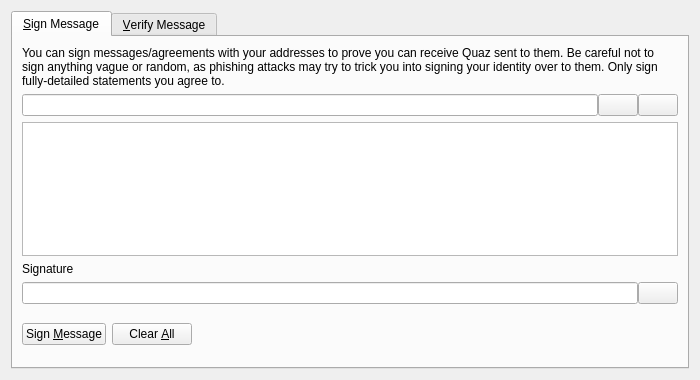
<?xml version="1.0" encoding="UTF-8"?>
<ui version="4.0">
 <class>SignVerifyMessageDialog</class>
 <widget class="QDialog" name="SignVerifyMessageDialog">
  <property name="geometry">
   <rect>
    <x>0</x>
    <y>0</y>
    <width>700</width>
    <height>380</height>
   </rect>
  </property>
  <property name="windowTitle">
   <string>Signatures - Sign / Verify a Message</string>
  </property>
  <property name="modal">
   <bool>true</bool>
  </property>
  <layout class="QVBoxLayout" name="verticalLayout">
   <item>
    <widget class="QTabWidget" name="tabWidget">
     <property name="currentIndex">
      <number>0</number>
     </property>
     <widget class="QWidget" name="tabSignMessage">
      <attribute name="title">
       <string>&amp;Sign Message</string>
      </attribute>
      <layout class="QVBoxLayout" name="verticalLayout_SM">
       <item>
        <widget class="QLabel" name="infoLabel_SM">
         <property name="text">
          <string>You can sign messages/agreements with your addresses to prove you can receive Quaz sent to them. Be careful not to sign anything vague or random, as phishing attacks may try to trick you into signing your identity over to them. Only sign fully-detailed statements you agree to.</string>
         </property>
         <property name="textFormat">
          <enum>Qt::PlainText</enum>
         </property>
         <property name="wordWrap">
          <bool>true</bool>
         </property>
        </widget>
       </item>
       <item>
        <layout class="QHBoxLayout" name="horizontalLayout_1_SM">
         <property name="spacing">
          <number>0</number>
         </property>
         <item>
          <widget class="QValidatedLineEdit" name="addressIn_SM">
           <property name="toolTip">
            <string>The Quaz address to sign the message with</string>
           </property>
          </widget>
         </item>
         <item>
          <widget class="QPushButton" name="addressBookButton_SM">
           <property name="toolTip">
            <string>Choose previously used address</string>
           </property>
           <property name="text">
            <string/>
           </property>
           <property name="shortcut">
            <string>Alt+A</string>
           </property>
           <property name="autoDefault">
            <bool>false</bool>
           </property>
          </widget>
         </item>
         <item>
          <widget class="QPushButton" name="pasteButton_SM">
           <property name="toolTip">
            <string>Paste address from clipboard</string>
           </property>
           <property name="text">
            <string/>
           </property>
           <property name="shortcut">
            <string>Alt+P</string>
           </property>
           <property name="autoDefault">
            <bool>false</bool>
           </property>
          </widget>
         </item>
        </layout>
       </item>
       <item>
        <widget class="QPlainTextEdit" name="messageIn_SM">
         <property name="toolTip">
          <string>Enter the message you want to sign here</string>
         </property>
        </widget>
       </item>
       <item>
        <widget class="QLabel" name="signatureLabel_SM">
         <property name="text">
          <string>Signature</string>
         </property>
         <property name="textFormat">
          <enum>Qt::PlainText</enum>
         </property>
        </widget>
       </item>
       <item>
        <layout class="QHBoxLayout" name="horizontalLayout_2_SM">
         <property name="spacing">
          <number>0</number>
         </property>
         <item>
          <widget class="QLineEdit" name="signatureOut_SM">
           <property name="font">
            <font>
             <italic>true</italic>
            </font>
           </property>
           <property name="readOnly">
            <bool>true</bool>
           </property>
          </widget>
         </item>
         <item>
          <widget class="QPushButton" name="copySignatureButton_SM">
           <property name="toolTip">
            <string>Copy the current signature to the system clipboard</string>
           </property>
           <property name="text">
            <string/>
           </property>
           <property name="autoDefault">
            <bool>false</bool>
           </property>
          </widget>
         </item>
        </layout>
       </item>
       <item>
        <layout class="QHBoxLayout" name="horizontalLayout_3_SM">
         <item>
          <widget class="QPushButton" name="signMessageButton_SM">
           <property name="toolTip">
            <string>Sign the message to prove you own this Quaz address</string>
           </property>
           <property name="text">
            <string>Sign &amp;Message</string>
           </property>
           <property name="autoDefault">
            <bool>false</bool>
           </property>
          </widget>
         </item>
         <item>
          <widget class="QPushButton" name="clearButton_SM">
           <property name="toolTip">
            <string>Reset all sign message fields</string>
           </property>
           <property name="text">
            <string>Clear &amp;All</string>
           </property>
           <property name="autoDefault">
            <bool>false</bool>
           </property>
          </widget>
         </item>
         <item>
          <spacer name="horizontalSpacer_1_SM">
           <property name="orientation">
            <enum>Qt::Horizontal</enum>
           </property>
           <property name="sizeHint" stdset="0">
            <size>
             <width>40</width>
             <height>48</height>
            </size>
           </property>
          </spacer>
         </item>
         <item>
          <widget class="QLabel" name="statusLabel_SM">
           <property name="font">
            <font>
             <weight>75</weight>
             <bold>true</bold>
            </font>
           </property>
           <property name="text">
            <string/>
           </property>
           <property name="wordWrap">
            <bool>true</bool>
           </property>
          </widget>
         </item>
         <item>
          <spacer name="horizontalSpacer_2_SM">
           <property name="orientation">
            <enum>Qt::Horizontal</enum>
           </property>
           <property name="sizeHint" stdset="0">
            <size>
             <width>40</width>
             <height>48</height>
            </size>
           </property>
          </spacer>
         </item>
        </layout>
       </item>
      </layout>
     </widget>
     <widget class="QWidget" name="tabVerifyMessage">
      <attribute name="title">
       <string>&amp;Verify Message</string>
      </attribute>
      <layout class="QVBoxLayout" name="verticalLayout_VM">
       <item>
        <widget class="QLabel" name="infoLabel_VM">
         <property name="text">
          <string>Enter the receiver's address, message (ensure you copy line breaks, spaces, tabs, etc. exactly) and signature below to verify the message. Be careful not to read more into the signature than what is in the signed message itself, to avoid being tricked by a man-in-the-middle attack. Note that this only proves the signing party receives with the address, it cannot prove sendership of any transaction!</string>
         </property>
         <property name="textFormat">
          <enum>Qt::PlainText</enum>
         </property>
         <property name="alignment">
          <set>Qt::AlignLeading|Qt::AlignLeft|Qt::AlignTop</set>
         </property>
         <property name="wordWrap">
          <bool>true</bool>
         </property>
        </widget>
       </item>
       <item>
        <layout class="QHBoxLayout" name="horizontalLayout_1_VM">
         <property name="spacing">
          <number>0</number>
         </property>
         <item>
          <widget class="QValidatedLineEdit" name="addressIn_VM">
           <property name="toolTip">
            <string>The Quaz address the message was signed with</string>
           </property>
          </widget>
         </item>
         <item>
          <widget class="QPushButton" name="addressBookButton_VM">
           <property name="toolTip">
            <string>Choose previously used address</string>
           </property>
           <property name="text">
            <string/>
           </property>
           <property name="shortcut">
            <string>Alt+A</string>
           </property>
           <property name="autoDefault">
            <bool>false</bool>
           </property>
          </widget>
         </item>
        </layout>
       </item>
       <item>
        <widget class="QPlainTextEdit" name="messageIn_VM"/>
       </item>
       <item>
        <widget class="QValidatedLineEdit" name="signatureIn_VM"/>
       </item>
       <item>
        <layout class="QHBoxLayout" name="horizontalLayout_2_VM">
         <item>
          <widget class="QPushButton" name="verifyMessageButton_VM">
           <property name="toolTip">
            <string>Verify the message to ensure it was signed with the specified Quaz address</string>
           </property>
           <property name="text">
            <string>Verify &amp;Message</string>
           </property>
           <property name="autoDefault">
            <bool>false</bool>
           </property>
          </widget>
         </item>
         <item>
          <widget class="QPushButton" name="clearButton_VM">
           <property name="toolTip">
            <string>Reset all verify message fields</string>
           </property>
           <property name="text">
            <string>Clear &amp;All</string>
           </property>
           <property name="autoDefault">
            <bool>false</bool>
           </property>
          </widget>
         </item>
         <item>
          <spacer name="horizontalSpacer_1_VM">
           <property name="orientation">
            <enum>Qt::Horizontal</enum>
           </property>
           <property name="sizeHint" stdset="0">
            <size>
             <width>40</width>
             <height>48</height>
            </size>
           </property>
          </spacer>
         </item>
         <item>
          <widget class="QLabel" name="statusLabel_VM">
           <property name="font">
            <font>
             <weight>75</weight>
             <bold>true</bold>
            </font>
           </property>
           <property name="text">
            <string/>
           </property>
           <property name="wordWrap">
            <bool>true</bool>
           </property>
          </widget>
         </item>
         <item>
          <spacer name="horizontalSpacer_2_VM">
           <property name="orientation">
            <enum>Qt::Horizontal</enum>
           </property>
           <property name="sizeHint" stdset="0">
            <size>
             <width>40</width>
             <height>48</height>
            </size>
           </property>
          </spacer>
         </item>
        </layout>
       </item>
      </layout>
     </widget>
    </widget>
   </item>
  </layout>
 </widget>
 <customwidgets>
  <customwidget>
   <class>QValidatedLineEdit</class>
   <extends>QLineEdit</extends>
   <header>qvalidatedlineedit.h</header>
  </customwidget>
 </customwidgets>
 <resources>
  <include location="../quaz.qrc"/>
 </resources>
 <connections/>
</ui>
